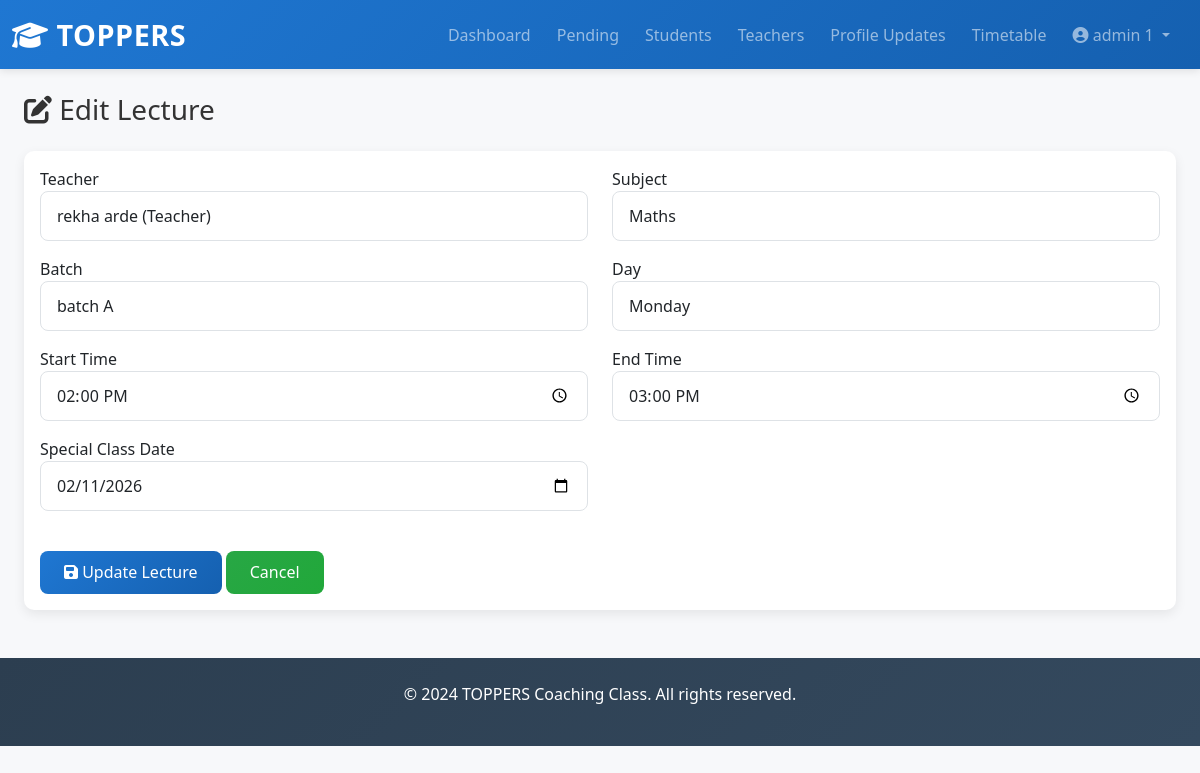
/admin-panel/edit-lecture/1/ (signed in), run on the app's committed database.
### toppers_project/core/models.py (models this page shows, shortened)
class CustomUser(AbstractUser):
    role = models.CharField(max_length=20, choices=ROLE_CHOICES)
    phone = models.CharField(max_length=20, blank=True)
    date_of_birth = models.DateField(null=True, blank=True)
    profile_image = models.ImageField(upload_to='profile_images/', null=True, blank=True)
    address = models.TextField(blank=True)
    status = models.CharField(max_length=20, choices=STATUS_CHOICES, default='pending')
    created_at = models.DateTimeField(auto_now_add=True)
    updated_at = models.DateTimeField(auto_now=True)
    def __str__(self):
        return f"{self.get_full_name()} ({self.get_role_display()})"
    class Meta:
        ordering = ['-created_at']

class Lecture(models.Model):
    DAYS = [
        ('Monday', 'Monday'),
        ('Tuesday', 'Tuesday'),
        ('Wednesday', 'Wednesday'),
        ('Thursday', 'Thursday'),
        ('Friday', 'Friday'),
        ('Saturday', 'Saturday'),
    ]
    """lecture/class schedule"""
    teacher = models.ForeignKey(CustomUser, on_delete=models.CASCADE, related_name='lectures', limit_choices_to={'role': 'teacher'})
    subject = models.ForeignKey(Subject, on_delete=models.CASCADE)
    batch = models.ForeignKey(Batch, on_delete=models.CASCADE)
    day = models.CharField(max_length=10, null=True, blank=True, default='Monday', choices=DAYS)
    start_time = models.TimeField()
    end_time = models.TimeField()
    class_date = models.DateField(null=True, blank=True)
    topic = models.CharField(max_length=200)
    created_at = models.DateTimeField(auto_now_add=True)
    class Meta:
        ordering = ['-day', 'start_time']

### toppers_project/admin_dashboard/views.py (the view)
    def wrapper(request, *args, **kwargs):
        if not request.user.is_authenticated or request.user.role != 'admin':
            return redirect('login')
        return view_func(request, *args, **kwargs)

### toppers_project/core/forms.py
class LectureForm(forms.ModelForm):
    class Meta:
        model = Lecture
        fields = ['teacher', 'subject', 'batch', 'day', 'start_time', 'end_time', 'class_date']
        widgets = {
            'teacher': forms.Select(attrs={'class': 'form-control'}),
            'subject': forms.Select(attrs={'class': 'form-control'}),
            'batch': forms.Select(attrs={'class': 'form-control'}),
            'day': forms.Select(attrs={'class': 'form-control'}),
            'start_time': forms.TimeInput(attrs={'type': 'time', 'class': 'form-control'}),
            'end_time': forms.TimeInput(attrs={'type': 'time', 'class': 'form-control'}),
            'class_date': forms.DateInput(attrs={'type': 'date', 'class': 'form-control'}),
        }

### toppers_project/admin_dashboard/views.py (called while the page is built)
def admin_required(view_func):
    def wrapper(request, *args, **kwargs):
        if not request.user.is_authenticated or request.user.role != 'admin':
            return redirect('login')
        return view_func(request, *args, **kwargs)
    return wrapper

@login_required
@admin_required
def edit_lecture(request, lecture_id):
    lecture = get_object_or_404(Lecture, id=lecture_id)
    if request.method == 'POST':
        form = LectureForm(request.POST, instance=lecture)
        if form.is_valid():
            form.save()
            messages.success(request, 'Lecture updated successfully')
            return redirect('manage_timetable')
    else:
        form = LectureForm(instance=lecture)
    context = {
        'form': form,
        'lecture': lecture,
    }
    return render(request, 'admin_dashboard/edit_lecture.html', context)

### toppers_project/core/models.py (called while the page is built)
    def __str__(self):
        return self.name

    def __str__(self):
        return self.name

### templates/admin_dashboard/edit_lecture.html (shortened to what this page needs)
{% extends 'base.html' %}
{% block content %}
<div class="container-fluid mt-4">
    <h3 class="mb-4">
        <i class="fas fa-edit"></i> Edit Lecture
    </h3>
    <div class="card">
        <div class="card-body">
            <form method="POST">
                <div class="row">
                    <div class="col-md-6 mb-3">
                        <label>Teacher</label>
                        {{ form.teacher }}
                    </div>
                    <div class="col-md-6 mb-3">
                        <label>Subject</label>
                        {{ form.subject }}
                    </div>
                    <div class="col-md-6 mb-3">
                        <label>Batch</label>
                        {{ form.batch }}
                    </div>
                    <div class="col-md-6 mb-3">
                        <label>Day</label>
                        {{ form.day }}
                    </div>
                    <div class="col-md-6 mb-3">
                        <label>Start Time</label>
                        {{ form.start_time }}
                    </div>
                    <div class="col-md-6 mb-3">
                        <label>End Time</label>
                        {{ form.end_time }}
                    </div>
                    <div class="col-md-6 mb-3">
                        <label>Special Class Date</label>
                        {{ form.class_date }}
                    </div>
                </div>
                <div class="mt-4">
                    <button type="submit" class="btn btn-primary">
                        <i class="fas fa-save"></i> Update Lecture
                    </button>
                    <a href="{% url 'manage_timetable' %}" class="btn btn-secondary">
                        Cancel
                    </a>
                </div>
            </form>
        </div>
    </div>
</div>
{% endblock %}

### templates/base.html (shortened to what this page needs)
{% load static %}
<!DOCTYPE html>
<html lang="en">
<head>
    <link href="https://cdn.jsdelivr.net/npm/bootstrap@5.3.0/dist/css/bootstrap.min.css" rel="stylesheet">
    <link rel="stylesheet" href="https://cdnjs.cloudflare.com/ajax/libs/font-awesome/6.4.0/css/all.min.css">
    <link rel="stylesheet" href="{% static 'css/style.css' %}">
</head>
<body>
    {% if user.is_authenticated %}
    <nav class="navbar navbar-expand-lg navbar-dark bg-primary sticky-top">
        <div class="container-fluid">
            <a class="navbar-brand fw-bold" href="{% url 'home' %}">
                <i class="fas fa-graduation-cap"></i> TOPPERS
            </a>
            <div class="collapse navbar-collapse" id="navbarNav">
                <ul class="navbar-nav ms-auto">
                    {% if user.role == 'admin' %}
                        <li class="nav-item"><a class="nav-link" href="{% url 'admin_dashboard' %}">Dashboard</a></li>
                        <li class="nav-item"><a class="nav-link" href="{% url 'pending_registrations' %}">Pending</a></li>
                        <li class="nav-item"><a class="nav-link" href="{% url 'all_students' %}">Students</a></li>
                        <li class="nav-item"><a class="nav-link" href="{% url 'all_teachers' %}">Teachers</a></li>
                        <li class="nav-item"><a class="nav-link" href="{% url 'approve_profile_updates' %}">Profile Updates</a></li>
                        <li class="nav-item"><a class="nav-link" href="{% url 'manage_timetable' %}">Timetable</a></li>
                    {% elif user.role == 'teacher' %}
                        <li class="nav-item"><a class="nav-link" href="{% url 'teacher_dashboard' %}">Dashboard</a></li>
                        <li class="nav-item"><a class="nav-link" href="{% url 'teacher_lectures' %}">Lectures</a></li>
                        <li class="nav-item"><a class="nav-link" href="{% url 'teacher_salary' %}">Salary</a></li>
                    {% endif %}
                    <li class="nav-item dropdown">
                        <a class="nav-link dropdown-toggle" href="#" id="userDropdown" role="button" data-bs-toggle="dropdown">
                            <i class="fas fa-user-circle"></i> {{ user.get_full_name }}
                        </a>
                    </li>
                </ul>
            </div>
        </div>
    </nav>
    {% endif %}
    <div class="container-fluid">
        {% block content %}{% endblock %}
    </div>
    <footer class="bg-dark text-white text-center py-4 mt-5">
        <p>&copy; 2024 TOPPERS Coaching Class. All rights reserved.</p>
    </footer>
</body>
</html>

### toppers_project/static/css/style.css (style rules this page uses)
:root { --primary-color: #1f77d2; --secondary-color: #28a745; --danger-color: #dc3545; --warning-color: #ffc107; --light-bg: #f7f8fa; --border-color: #dee2e6; }
* { margin: 0; padding: 0; box-sizing: border-box; }
body { background-color: var(--light-bg); font-family: 'Segoe UI', Tahoma, Geneva, Verdana, sans-serif; color: #333; }
.navbar { background: linear-gradient(135deg, var(--primary-color) 0%, #1560b0 100%) !important; box-shadow: 0 2px 8px rgba(0, 0, 0, 0.1); }
.navbar-brand { font-size: 1.8rem; letter-spacing: 0.5px; }
.nav-link { transition: all 0.3s ease; margin-right: 10px; }
.card { border: none; border-radius: 10px; box-shadow: 0 4px 12px rgba(0, 0, 0, 0.08); transition: all 0.3s ease; margin-bottom: 20px; cursor: pointer; }
.form-control, .form-select { border-radius: 8px; border: 1px solid var(--border-color); padding: 0.75rem 1rem; transition: all 0.3s ease; }
.btn { border-radius: 8px; padding: 0.6rem 1.5rem; font-weight: 500; transition: all 0.3s ease; border: none; }
.btn-primary { background: linear-gradient(135deg, var(--primary-color) 0%, #1560b0 100%); color: white; }
.btn-secondary { background: linear-gradient(135deg, var(--secondary-color) 0%, #21a83a 100%); color: white; }
footer { background: linear-gradient(135deg, #2c3e50 0%, #34495e 100%); margin-top: 3rem; }

### data on the page
CustomUser: get_full_name "admin 1"
Lecture: teacher "rekha arde (Teacher)", subject "Maths", batch "batch A", day "Monday", start_time "14:00:00", end_time "15:00:00", class_date "02/11/2026"
